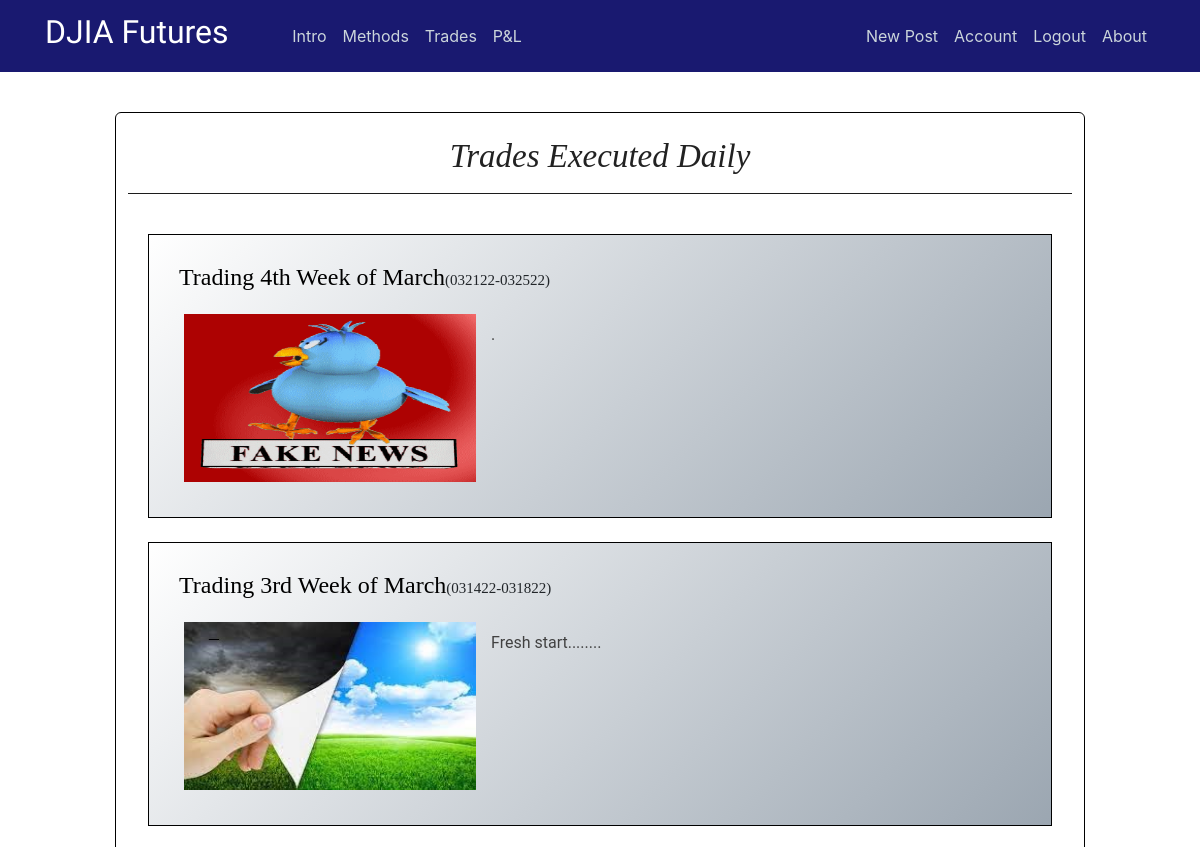
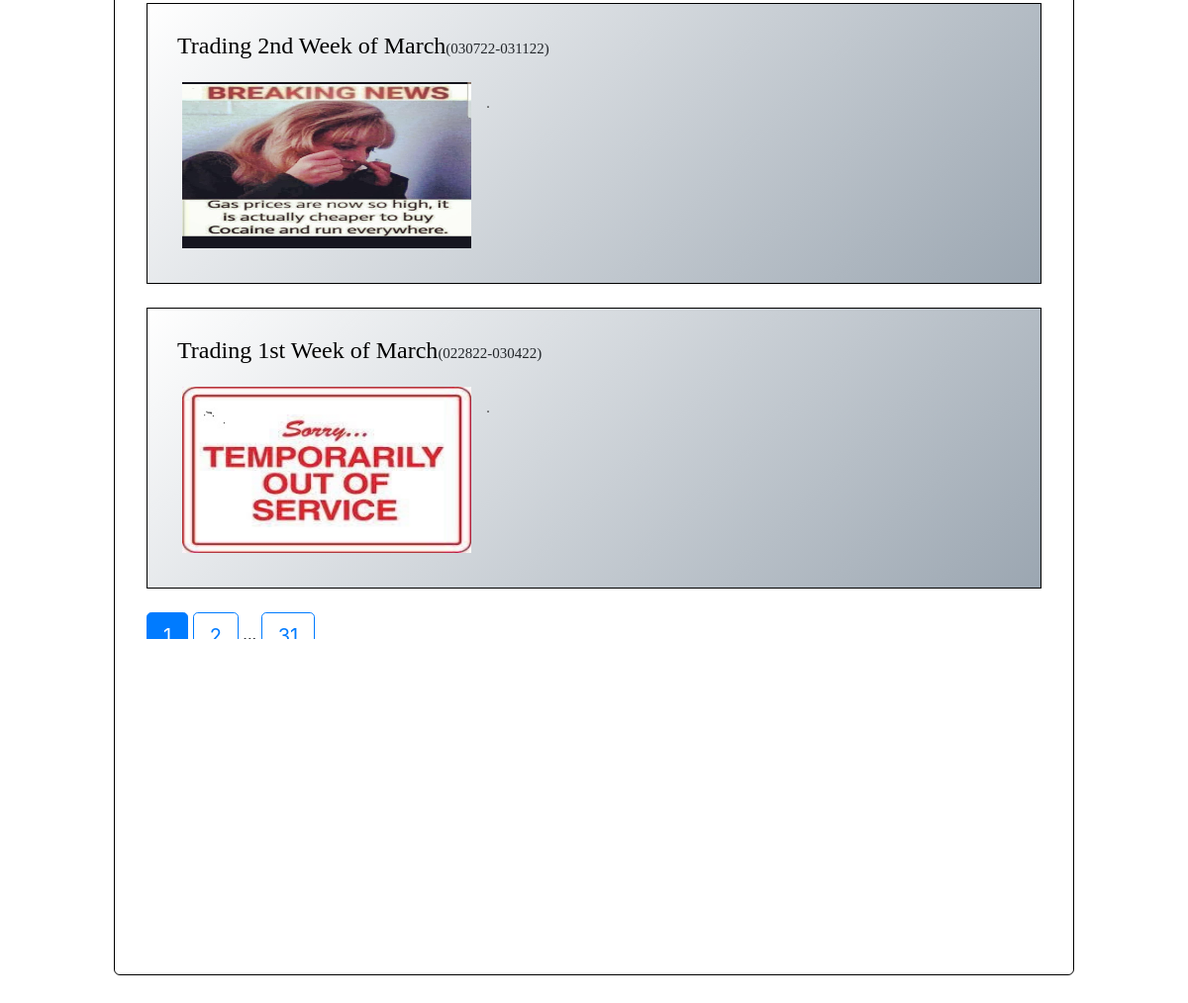
The page /trades (signed in) on the database its author committed (2 pictures, top to bottom).
### flaskblog/models.py (models this page shows, shortened)
class Post(db.Model):
    id = db.Column(db.Integer, primary_key=True)
    title = db.Column(db.String(100), nullable=False)
    date_posted = db.Column(db.DateTime, nullable=False, default=datetime.utcnow)
    content = db.Column(db.Text, nullable=False)
    user_id = db.Column(db.Integer, db.ForeignKey('user.id'), nullable=False)
    teaser_title = db.Column(db.Text, nullable=True)
    teaser_details = db.Column(db.Text, nullable=True)
    teaser_caption = db.Column(db.Text, nullable=True)
    teaser_img = db.Column(db.Text, nullable=True)
    teaser_content = db.Column(db.Text, nullable=True)
    teaser_wkid = db.Column(db.Text, nullable=True)

### flaskblog/main/routes.py (the view)
@main.route("/trades")
def trades():
    if current_user.is_authenticated:
        page = request.args.get('page', 1, type=int)
        posts = Post.query.order_by(Post.date_posted.desc()).paginate(page=page, per_page=4)
        return render_template( 'trades.html', posts=posts)
    else:
        return redirect(url_for('users.index'))

### flaskblog/models.py (called while the page is built)
@login_manager.user_loader
def load_user(user_id):
    return User.query.get(int(user_id))

### flaskblog/templates/trades.html (shortened to what this page needs)
{% extends "layout.html" %}
{% block content %}
<div class="intro-page" style="height:82vh;">
  <br><h1 class="hero-header adjust-doc-boarder", style="text-align: center;">trades executed daily</h1><hr><br>
  <div class="intro-inner-div" style="height:60vh;">
    {% for post in posts.items %}
      <div class="adjust-doc-border" style="border:1px solid black;background-image: linear-gradient(-45deg, #9ba6b1, white);">
        <a style="color:black" href="{{ url_for('posts.post', post_id=post.id) }}"><h3 class="teaser-title" style="background-color:transparent"> {{ post.teaser_title }}</a><span class="teaser-details">{{ post.teaser_details }}</span></h3>
        <img class= "teaser-pic doc-float-l" src="{{ post.teaser_img }}">
        <p class="teaser-content" style="font-size: 16px;"><br>{{ post.teaser_caption }}</p>
      </div>
      <br>
    {% endfor %}
    {% for page_num in posts.iter_pages(left_edge=1, right_edge=1, left_current=1, right_current=2) %}
      {% if page_num %}
        {% if posts.page == page_num %}
          <a class="btn btn-primary btn-lg mb-8" href="{{ url_for('main.trades', page=page_num) }}">{{ page_num }}</a>
        {% else %}
          <a class="btn btn-outline-primary btn-lg mb-8" href="{{ url_for('main.trades', page=page_num) }}">{{ page_num }}</a>
        {% endif %}
      {% else %}
        ...
      {% endif %}
    {% endfor %}
  </div>
</div>
{% endblock content %}

### flaskblog/static/main.css (style rules this page uses)
body { margin-top: 5rem; }
._backdrop { background: url(img/stocks.jpg) no-repeat center center fixed; -webkit-background-size: cover; -moz-background-size: cover; -o-background-size: cover; background-size: cover; }
.adjust-doc-border { padding-right: 20px; padding-left: 20px; padding-top: 20px; padding-bottom: 20px; border-style: outset; }
.intro-page { border-radius: 6px; border: 1px solid black; background-color: white; padding-right: 12px; padding-left: 12px; }
.intro-inner-div { height: 75vh; overflow: auto; padding-right: 20px; padding-left: 20px; }
.doc-float-l { float: left; }
hr { margin-top: 1rem; margin-bottom: 1rem; border: 0; border-top: 1px solid rgba(0, 0, 0, 0.89); }
h3.teaser-title { margin-bottom: 0; padding: 10px; max-width: 940px; background-color: #fff; font-weight: 400; font-size: 24px; font-family: Baskerville, 'Baskerville Old Face', 'Hoefler Text', Garamond, 'Times New Roman', serif; }
h3 span.teaser-details { font-size: 15px; font-family: Baskerville, 'Baskerville Old Face', 'Hoefler Text', Garamond, 'Times New Roman', serif; }
p.teaser-content { color: #414141; font-size: 14px; font-family: 'Roboto', Arial, 'Helvetica Neue', Helvetica, sans-serif; line-height: 1.5; }
.teaser-pic { width:292px; height:168px; margin-left:15px; margin-right:15px; margin-bottom:15px; margin-top:15px; }

### flaskblog/static/study.css (style rules this page uses)
h1.hero-header { color: #222; text-transform: capitalize; font-weight: 400; font-style: italic; font-size: 28px; font-family: Baskerville, 'Baskerville Old Face', 'Hoefler Text', Garamond, 'Times New Roman', serif; }
h3 { font-weight: 700; line-height: 1; }
@media screen and (min-width: 25rem) { h1.hero-header { font-size: 33px; } }

### flaskblog/static/modal.css (style rules this page uses)
img { margin-bottom: -4px; }

### rows shown on the page
Post: teaser_title "Trading 4th Week of March", teaser_details "(032122-032522)", teaser_img (picture), teaser_caption "."
Post: teaser_title "Trading 3rd Week of March", teaser_details "(031422-031822)", teaser_img (picture), teaser_caption "Fresh start........"
Post: teaser_title "Trading 2nd Week of March", teaser_details "(030722-031122)", teaser_img (picture), teaser_caption "."
Post: teaser_title "Trading 1st Week of March", teaser_details "(022822-030422)", teaser_img (picture), teaser_caption "."
